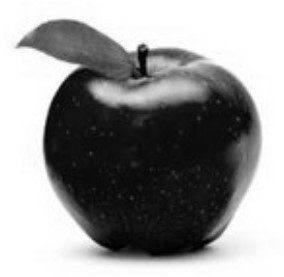
#> input picture misson/apple_th.jpg, 284 x 277 px, found by its file name
$ python exThreshold.py
#> lines starting #> are read from the running program, lines starting #| are printed output that depends on the picture
### misson/myLib.py
import cv2,sys
import matplotlib.pyplot as plt

def hist_gray(src):
# src의 히스토그램을 가져오기
    hist = cv2.calcHist([src],[0],None,[256],[0,256])
    plt.plot(hist)
    plt.show()

### misson/exThreshold.py
import sys,cv2
import matplotlib.pyplot as plt
import myLib

# 이미지 불러오기
src = cv2.imread('misson/apple_th.jpg',cv2.IMREAD_GRAYSCALE)
#> src is the input picture: shape (277, 284); min 0, max 255, mean 150.5
if src is None:
    sys.exit("이미지 로딩 실패")

myLib.hist_gray(src)
#> in hist_gray, `hist = cv2.calcHist([src],[0],None,[256],[0,256])`: hist = 256 values, max 17946 at index 255, min 11 at index 0, mean 307.3
#> in hist_gray, `plt.show()`:
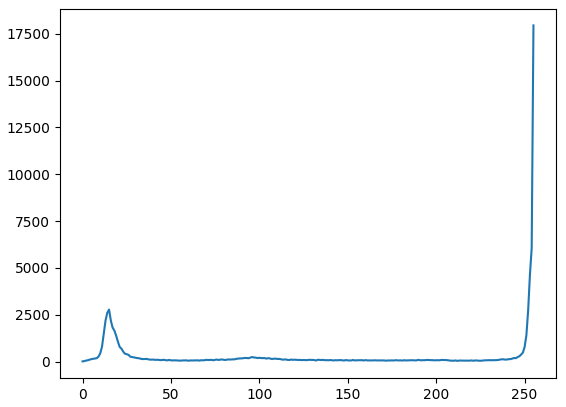
#> figure drawn by matplotlib, 1 panel; curve peaks at x = 255, y = 17946

# # src의 히스토그램을 가져오기
# hist = cv2.calcHist([src],[0],None,[256],[0,256])
# plt.plot(hist)
# plt.show()


# threshold 함수를 이용해서 흑과 백으로 나눈다
src_th = cv2.threshold(src,127,255,cv2.THRESH_BINARY)
cv2.imshow("src",src)
cv2.imshow("src_th",src_th)
cv2.waitKey()
cv2.destroyAllWindows()
